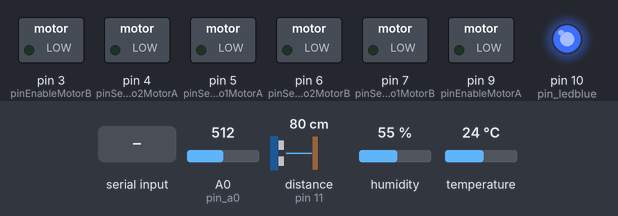
Recording of a sketch running on a simulated Arduino Uno, built with avr-gcc and run on an emulated ATmega328P. On the bench: switched loads named in the sketch (green lamp = pin HIGH), output pins drawn as LEDs (lit = HIGH). Wiring (inferred from the names in the program): ultrasonic range finder: trigger pin 12; echo pin 11. Dashed ring = blinking. The test bench sets the inputs (shaded band); at power-on: A0 (pin_a0) = 512, distance to the obstacle (sensor on pin 11) 80 cm, humidity 55 %, temperature 24 °C. The echo pulse lasts 58.3 µs per cm; pins used as bus, display or sensor lines are not drawn; what the sketch prints to the serial monitor is not drawn.

Above: at 1.2 s.
1.3 s: "30,150\n" received over Serial
At 1.46 s:
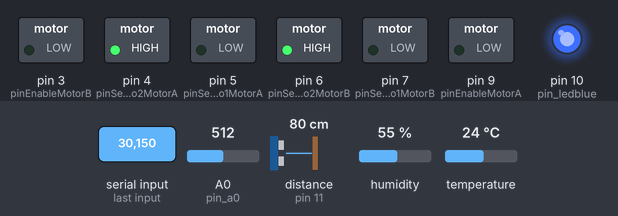
3.0 s: "90,45\n" received over Serial
At 3.5 s:
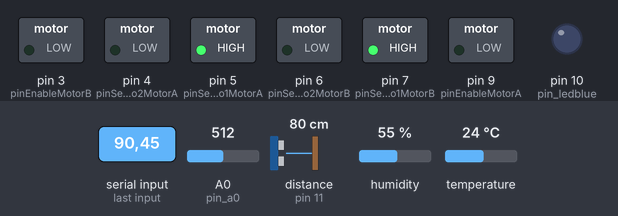
4.6 s: "1\n" received over Serial
At 5.5 s:
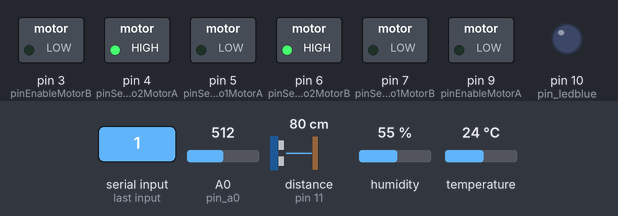
6.1 s: "2\n" received over Serial
At 6.6 s:
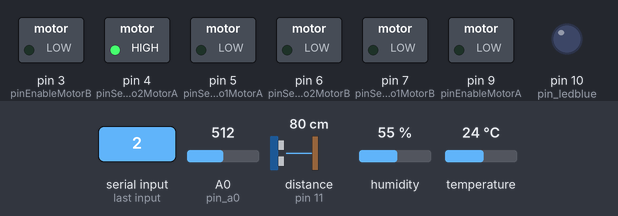
7.6 s: "3\n" received over Serial
At 9.0 s:
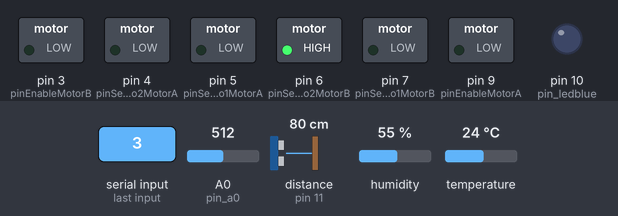
Timing chart, 0 to 10.6 s (numbered marks = the images above; inputs shaded):
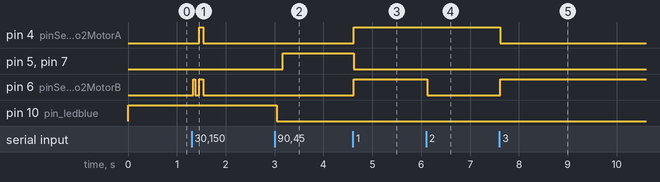

Measured:
- after the input at 1.3 s, pin 4 (pinSentido2MotorA): LOW → HIGH after 0.16 s, → LOW 0.08 s later; pin 6 (pinSentido2MotorB): alternates HIGH for 0.06 s and LOW for 0.08 s, 4 changes in all, then stays LOW, starting at once
- after the input at 3.0 s, pin 5 (pinSentido1MotorA), pin 7 (pinSentido1MotorB): LOW → HIGH after 0.16 s; pin 10 (pin_ledblue): HIGH → LOW at once
- after the input at 4.6 s, pin 4 (pinSentido2MotorA), pin 6 (pinSentido2MotorB): LOW → HIGH at once; pin 5 (pinSentido1MotorA), pin 7 (pinSentido1MotorB): HIGH → LOW at once
- after the input at 6.1 s, pin 6 (pinSentido2MotorB): HIGH → LOW at once
- after the input at 7.6 s, pin 4 (pinSentido2MotorA): HIGH → LOW at once; pin 6 (pinSentido2MotorB): LOW → HIGH at once

The sketch:

Controlador.ino
```cpp
// --- Biblioteca Auxiliar ---
#include <dht.h>   //biblioteca do sensor de umidade e temperatura
#include <Wire.h>
#include <HMC5883L.h>
#include <Servo.h>


// --- Mapeamento de Hardware ---
//Sinaliza a comunicação serial esta ativa
bool status_serial = false;
#define dht_pin 2 //pino de sinal do dht11 ligado no digital 5
//Pin sensor ultrasônico
int trigPin = 12;
int echoPin = 11;
float enviDist =0;
int flag_control = 0;
// Definicoes dos pinos ligados ao sensor de fumaça MQ-2
int pin_a0 = A0;
//Definições dos pino de led
const int pin_ledblue = 10;
//Definicoes dos pinos ligados aos servos motores
#define pinSentido1MotorA 5
#define pinSentido2MotorA 4
#define pinEnableMotorA 9
#define pinSentido1MotorB 7
#define pinSentido2MotorB 6
#define pinEnableMotorB 3


// --- Declaração de Objetos ---
dht   my_dht;   //objeto para o sensor
Servo motorDir; // Motor diretio
Servo motorEsq; // Motor esquerdo


// --- Variáveis Globais ---
int    temperatura = 0x00,   //armazena a temperatura em inteiro
       umidade     = 0x00;   //armazena a umidade em inteiro

//nivel para alarme
int nivel_sensor = 250;

void setup() {
  //Configuração porta serial
  Serial.begin(9600);
 //Configuração dos motores
  pinMode(pinSentido1MotorA, OUTPUT);
  pinMode(pinSentido2MotorA, OUTPUT);
  pinMode(pinSentido1MotorB, OUTPUT);
  pinMode(pinSentido2MotorB, OUTPUT);
  pinMode(pinEnableMotorA, OUTPUT);
  pinMode(pinEnableMotorB, OUTPUT);

  //Configuração dos pinos do sensor ultrassonico
  pinMode(trigPin, OUTPUT);
  pinMode(echoPin, INPUT);
  // Define os pinos de leitura do sensor como entrada fumaça MQ-2
  pinMode(pin_a0, INPUT);
  //Configuração do pino para o led
  pinMode(pin_ledblue, OUTPUT);
  analogWrite(pin_ledblue,255);
   //Define a posição inicial do robo como "parado"
  move(0);

}

void loop() {
  static unsigned long ult_tempo = 0;
  if(Serial.available()) {
       int serial = Serial.read() - '0';
       move(serial);
       if(serial == 9){
          analogWrite(pin_ledblue,0);
          ult_tempo = millis();
       }

      }
   if((millis() - ult_tempo)>=60000)
   {
      analogWrite(pin_ledblue,255);
   }
  //Caculando distancia
  float TempPulso, Dist1, Dist2, Dist3, medDist;
  digitalWrite(trigPin, LOW);
  delayMicroseconds(2);
  digitalWrite(trigPin, HIGH);
  delayMicroseconds(10);
  digitalWrite(trigPin, LOW);
  TempPulso = pulseIn(echoPin, HIGH);
  Dist1 = (TempPulso / 2) / 29.1; //29.1 microssegundos por centimento

  digitalWrite(trigPin, LOW);
  delayMicroseconds(2);
  digitalWrite(trigPin, HIGH);
  delayMicroseconds(10);
  digitalWrite(trigPin, LOW);
  TempPulso = pulseIn(echoPin, HIGH);
  Dist2 = (TempPulso / 2) / 29.1; //29.1 microssegundos por centimento

  digitalWrite(trigPin, LOW);
  delayMicroseconds(2);
  digitalWrite(trigPin, HIGH);
  delayMicroseconds(10);
  digitalWrite(trigPin, LOW);
  TempPulso = pulseIn(echoPin, HIGH);
  Dist3 = (TempPulso / 2) / 29.1; //29.1 microssegundos por centimento

  medDist = (Dist1 + Dist2 + Dist3)/3;
  medDist = medDist/100;


  //+++++++++++++++++++++++++++++++++++++++++++++++++++

  //Leitura dos dados do sensor de umidade e temperatura DHT11
  my_dht.read11(dht_pin);

  temperatura = my_dht.temperature;
  umidade     = my_dht.humidity;

  // Le os dados do pino analogico A0 do sensor MQ-2
  int valor_analogico_mq_2 = analogRead(pin_a0);
  //Envio dos dados
  String envio = "";
  if(medDist<=4){
  envio = medDist; //distancia em metros
  }else{
    envio="--";
    }
  envio += ",";
  envio += valor_analogico_mq_2;//Sensor mq2, fumaça, gases inflamaveis
  envio += ",";
  envio += temperatura;//temperatura
  envio += ",";
  envio += umidade;//umidade

  Serial.println(envio);

  delay(1);

}


void move(int direc) {

switch(direc){
   //PARADO
  case 0:
//    analogWrite(pinEnableMotorB,0);
//    analogWrite(pinEnableMotorA,0);
    digitalWrite(pinSentido1MotorA, LOW);
    digitalWrite(pinSentido2MotorA, LOW);
    digitalWrite(pinSentido1MotorB, LOW);
    digitalWrite(pinSentido2MotorB, LOW);

    break;
    //frente
  case 1:
//    analogWrite(pinEnableMotorA,255);
//    analogWrite(pinEnableMotorB,255);
    digitalWrite(pinSentido1MotorA, LOW);
    digitalWrite(pinSentido2MotorA, HIGH);
    digitalWrite(pinSentido1MotorB, LOW);
    digitalWrite(pinSentido2MotorB, HIGH);

    break;
     //Direita
  case 2:
//     analogWrite(pinEnableMotorA,100);
//     analogWrite(pinEnableMotorB,0);
     digitalWrite(pinSentido1MotorA, LOW);
     digitalWrite(pinSentido2MotorA, HIGH);
     digitalWrite(pinSentido1MotorB, LOW);
      digitalWrite(pinSentido2MotorB, LOW);
     break;
     //Esquerda
  case 3:
//     analogWrite(pinEnableMotorB,80);
//     analogWrite(pinEnableMotorA,0);
     digitalWrite(pinSentido1MotorA, LOW);
     digitalWrite(pinSentido2MotorA, LOW);
     digitalWrite(pinSentido1MotorB, LOW);
     digitalWrite(pinSentido2MotorB, HIGH);

    break;
   //Para tras
  case 4:
//     analogWrite(pinEnableMotorA,255);
//     analogWrite(pinEnableMotorB,255);
     digitalWrite(pinSentido1MotorA, HIGH);
     digitalWrite(pinSentido2MotorA, LOW);
     digitalWrite(pinSentido1MotorB, HIGH);
     digitalWrite(pinSentido2MotorB, LOW);

    break;

  }
}
```
